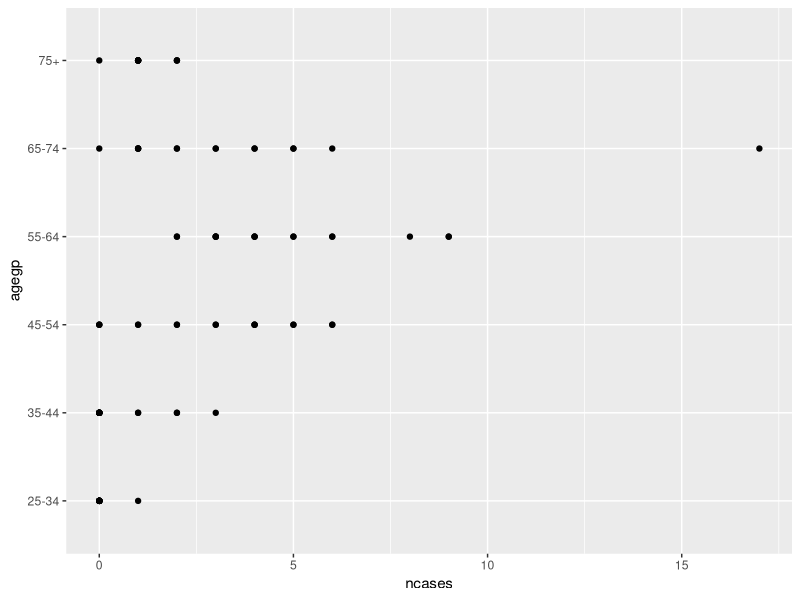
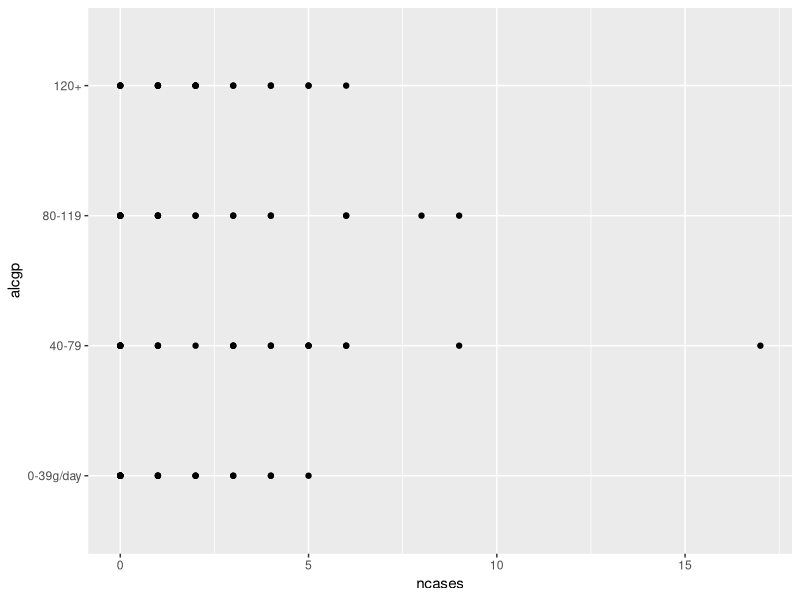
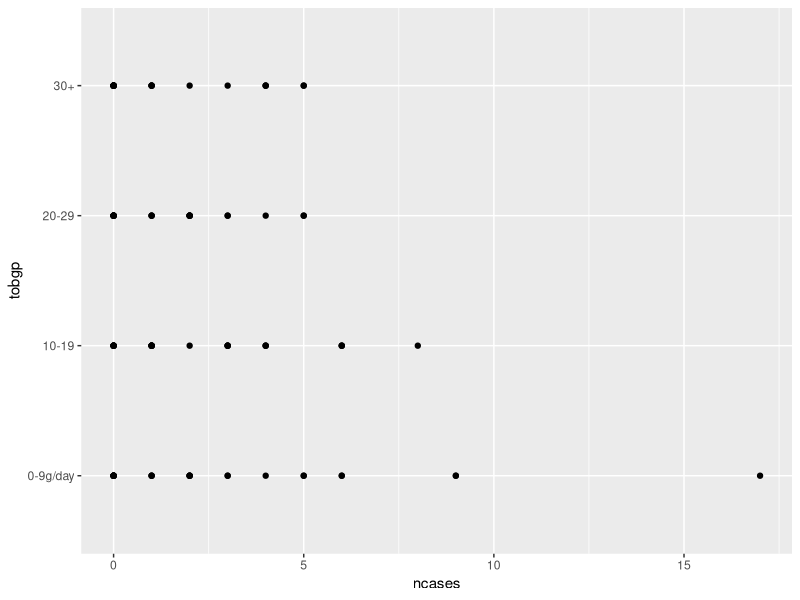
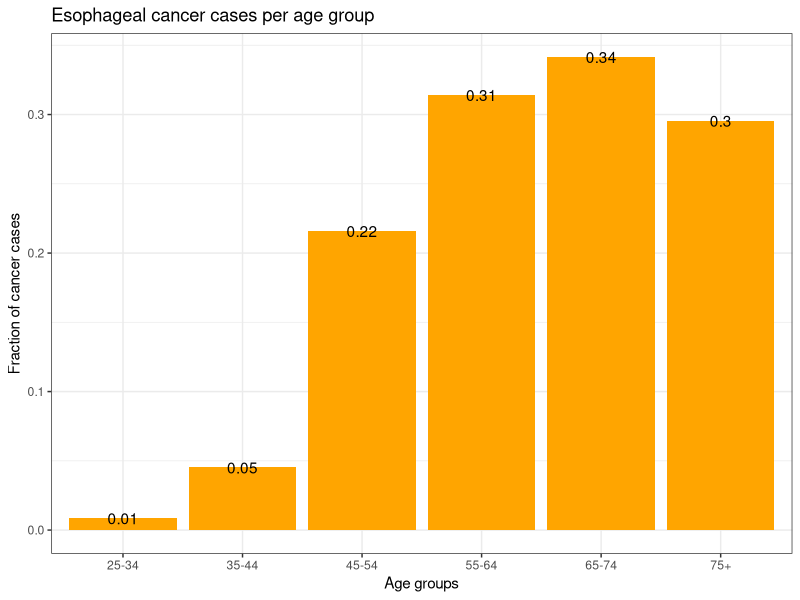
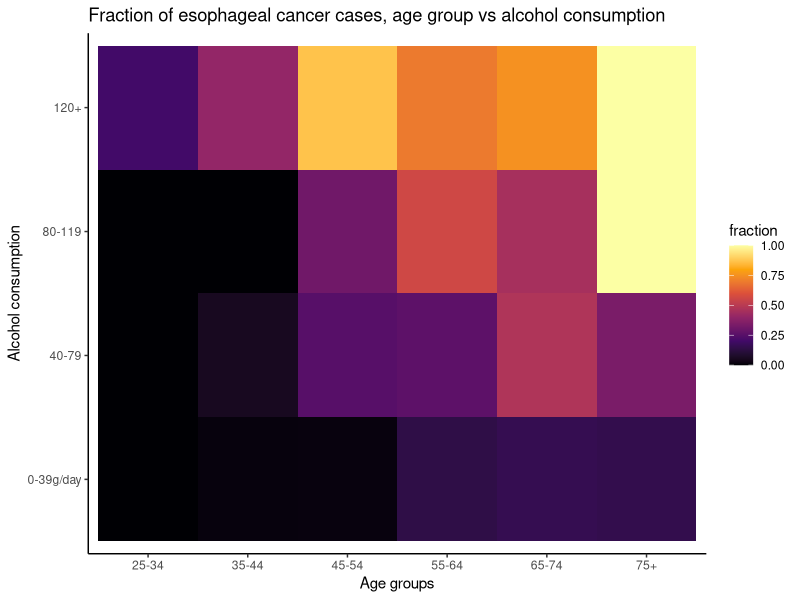
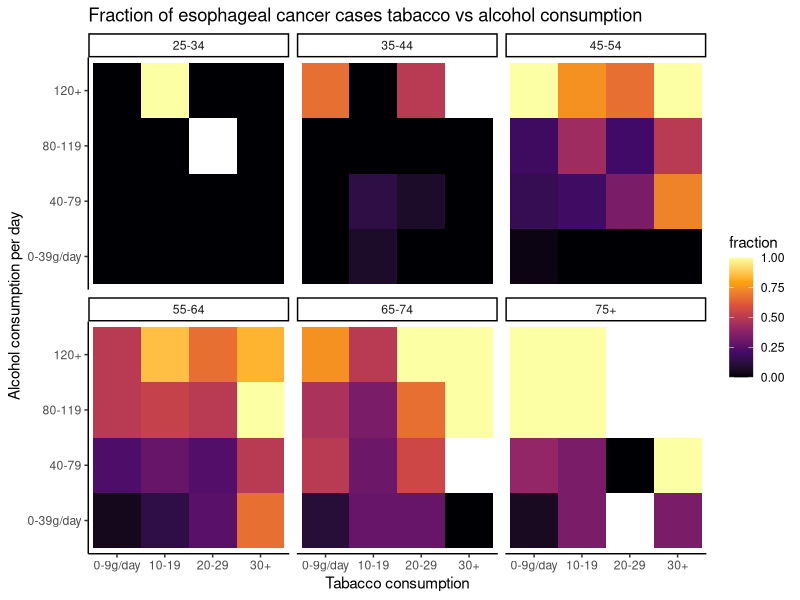
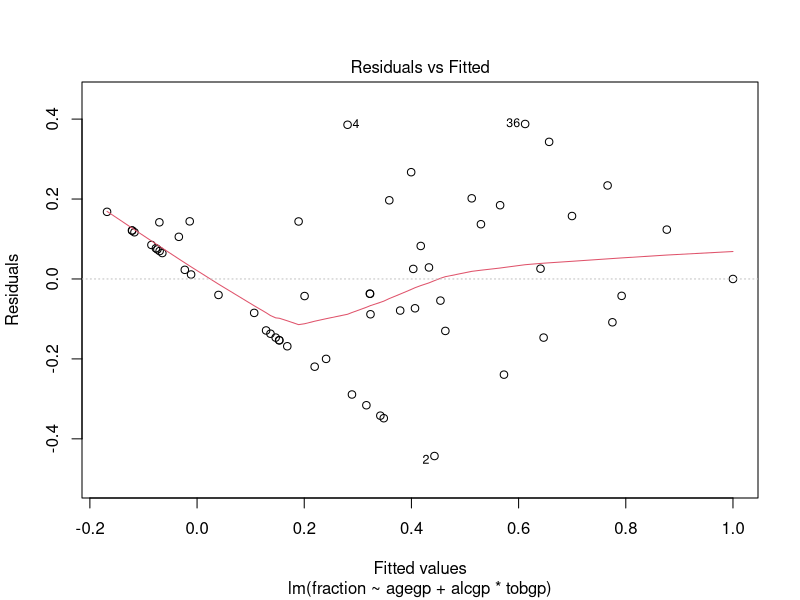
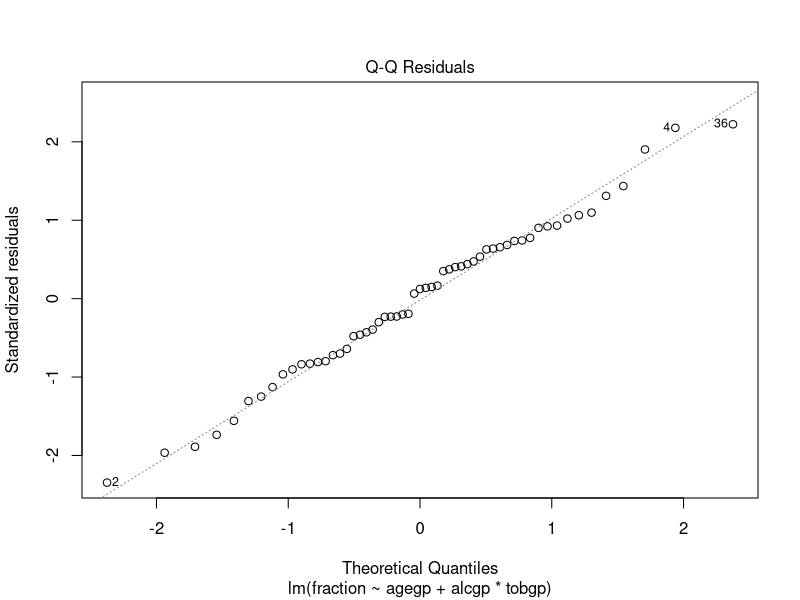

These figures' R source, in order:
## ---- chunk 1
knitr::opts_chunk$set(echo = TRUE, warning = FALSE, message = FALSE, error = TRUE)
## ---- chunk 2
5 + 10 
3 * 2
4 - 7
7 / 3 
4 ^ 2
## ---- chunk 3
a <- 5 + 10 
b <- 3 * 2
## ---- chunk 4
(a+b)^2*a
## ---- chunk 5
5 > 3
5 < 3
5 == 2
5 != 2
## ---- chunk 6
x <- "Machine Learning"
y <- "in Health"
## ---- chunk 7
x != y 
x == y
## ---- chunk 8
paste(x, y, sep = " ")
## ---- chunk 9
myvec <- c(1, 2, 2.3, 1.1, 6, 1) #assign a vector to a variable
myvec # prints the given variable
## ---- chunk 10
myvec[3] # selects the third element in myvec
myvec[c(1,3)] # selects the first and the third element in vev

## ---- chunk 11
1 %in% myvec # asks whether 1 is in myvec
1 == myvec # asks the same but for each element in myvec
## ---- chunk 12
myvec[1==myvec] # filter myvec for all values that are 1
myvec[myvec > 2] # filter myvec for all values that are > 2
## ---- chunk 13
which(myvec==1)
## ---- chunk 14
matrix(myvec, ncol = 1) # creates a matrix with one column out of myvec

matrix(myvec, ncol = 2) # creates a matrix with two columns sorted by columns

matrix(myvec, ncol = 2, byrow = TRUE) # creates a matrix with two columns sorted by rows

mymatrix <- matrix(myvec, ncol = 2, dimnames = list(c("A", "B", "D"), c("X", "Y"))) # creates a matrix with row and column names and assigns it to a variable called "mymatrix

mymatrix # prints the matrix
## ---- chunk 15
mymatrix <- matrix(myvec, ncol = 2, dimnames = list(c("A", "B", "D"), c("X", "Y")))

mymatrix[,2] # selects second column
mymatrix[1,] # selects first row
mymatrix[1,2] # selects element in first row and second column

mymatrix["A",] # selects row named "A"

## ---- chunk 16
mydf <- data.frame("age" = c(22, 16, 17, 12, 14), 
                   "sex" = c("f", "f", "m", "m", "f"), 
                   "some_binary_characterisation" = c(TRUE, FALSE, TRUE, TRUE, FALSE))

mydf

## ---- chunk 17
rownames(mydf) <- LETTERS[1:5] # sets rownames of mydf using the in-build vector LETTERS
# one could also rename the columns using the similar function colnames()

mydf
## ---- chunk 18

# all three methods will return the same column of mydf
mydf$age
mydf[,1]
mydf[,"age"]
## ---- chunk 19
mylist <- list("vector" = myvec, "matrix" = mymatrix, "dataframe" = mydf) # create a list with named elements
# renaming or naming afterwards is possible using the function names()
## ---- chunk 20
mylist[[2]] # select the second element in mylist
mylist[["matrix"]] # select the element named "matrix"
mylist$matrix  

# notice the difference when using a single square bracket
mylist[2]

## ---- chunk 21
# summarize.numerics is the name of the function
summarize.numerics <- function(data, # data is the input for our function
                               calc.mean = TRUE){ # calc.mean is an additional parameter with the default value TRUE
  # now lets define what should be done when calling the function in the function body
  
  if(calc.mean == TRUE){ # if calc.mean is TRUE the mean will be calculated
    # create a named vector that contains the results of mean, median and standard deviation calculation
      summary_vec <- c("mean" = mean(data), 
                       "median" = median(data), 
                       "sd" = sd(data))
  }else if(calc.mean == FALSE){ # if calc.mean is FALSE we do not calculate the mean
          summary_vec <- c("median" = median(data), 
                            "sd" = sd(data))
  }else{# if for some reasons no value is given to cal.mean then give a warning
    warning("no or wrong settings for calc.mean")
    # but also calculate everything
    summary_vec <- c("mean" = mean(data), 
                     "median" = median(data), 
                     "sd" = sd(data))
  }
  # return the result of our function
  return(summary_vec)
}
## ---- chunk 22
summarize.numerics(data = mydf$age)
summarize.numerics(data = mydf$age, calc.mean = FALSE)
summarize.numerics(data = mydf$age, calc.mean = " ")
## ---- chunk 23
if(!require(tidyverse)){ # asks whether the package tidyverse is not installed
    install.packages("tidyverse") # if not installed, install it now
}
library(tidyverse) # loads the package into your R environment

# loading a package is always necessary whenever starting a new R session
## ---- chunk 24
# classic way of doing several actions on your data
# nested functions are read from the inside to the outside
# one can use paragraphs and tabs to make nested functions more readable
summarize( # function to perform summarising functions on data
  group_by( # group data by some variables (sex and some_binary_characterisation)
    as.tibble(mydf), # make a tibble out of a data frame
    sex, some_binary_characterisation), # grouping variables of mydf
  how_many = n(), # summarizing function one (count rows for different groups)
  avg_age = mean(age) # summarizing function two (calculate the mean among the different groups)
  )

# can also be written like this: 
summarize(group_by(as.tibble(mydf), sex, some_binary_characterisation), how_many = n(), avg_age = mean(age))



# piping the same functions 
mydf %>% 
  as.tibble() %>% 
  group_by(sex, some_binary_characterisation) %>% 
  summarize(how_many = n(), 
            avg_age = mean(age))
  

# all of the functions used here (besides n() and mean()) are part of the tidyverse  

## ---- chunk 25
# empty environment 
rm(list = ls())
# empty RAM
gc()
## ---- chunk 26
data("esoph")
## ---- chunk 27
# are all base R functions
class(esoph)
dim(esoph)
colnames(esoph)

## ---- chunk 28
# prints the first 6 rows of our object
head(esoph)

# display the structure of our object
str(esoph)
# same as str() but from tidyverse, trys to show as much data as possible
glimpse(esoph)

# summarizes the values in each column (comes from tidyverse)
summary(esoph)

## ---- chunk 29
esoph %>% 
  # make a ggplot with number of cases on the x axis and the agegroups on the y axis
  ggplot(aes(x = ncases, y = agegp)) +
  # specify you want a dot plot
  geom_point()

esoph %>% 
  ggplot(aes(x = ncases, y = alcgp)) +
  geom_point()

esoph %>% 
  ggplot(aes(x = ncases, y = tobgp)) +
  geom_point()

## ---- chunk 30

esoph %>% 
  # group by age so we calculate the relative numbers for this group only
  group_by(agegp) %>% 
  # calculate the fraction of positive cases among all 
  summarize(fraction = sum(ncases)/(sum(ncontrols)+sum(ncases))) %>% 
  # do a ggplot
  ggplot(aes(x = agegp, y = fraction)) +
  # make a bar plot
  geom_bar(stat = "identity", fill = "orange") +
  # change the general theme of the plot
  theme_bw() +
  # change labels
  labs(title = "Esophageal cancer cases per age group", 
       x = "Age groups", 
       y = "Fraction of cancer cases") +
  # add the rounded fractions as text layer on top of the bar plot
  geom_text(aes(label = round(fraction, 2)))

## ---- chunk 31

esoph %>% 
  # calculate fractions for these two groups in combination
  group_by(agegp, alcgp) %>% 
  summarize(fraction = sum(ncases)/(sum(ncontrols)+sum(ncases))) %>% 
  ggplot() +
  # make a plot out of tiles, colourcode it with the fraction
  geom_tile(aes(x = agegp, y = alcgp, fill = fraction)) +
  # use this colouring shema
  scale_fill_viridis_c(option = "B") +
  labs(title = "Fraction of esophageal cancer cases, age group vs alcohol consumption", 
       x = "Age groups", 
       y = "Alcohol consumption") +
  # test another theme :)
  theme_classic()

## ---- chunk 32
esoph %>% 
  # calculate fraction for all three grouping parameter combinations
  group_by(agegp, tobgp, alcgp) %>% 
  mutate(fraction = sum(ncases)/(sum(ncontrols)+sum(ncases))) %>% 
  ggplot() +
  geom_tile(aes(x = tobgp, y = alcgp, fill = fraction)) +
  theme_classic() +
  scale_fill_viridis_c(option = "B") +
  labs(title = "Fraction of esophageal cancer cases tabacco vs alcohol consumption", 
       x = "Tabacco consumption", 
       y = "Alcohol consumption per day") +
  # we're missing the age information by now. So we make one heatmap for each age group
  facet_wrap(.~agegp)
## ---- chunk 33
esoph %>% 
  group_by(agegp, tobgp, alcgp) %>% 
  mutate(fraction = sum(ncases)/(sum(ncontrols)+sum(ncases))) %>% 
  ungroup() -> esoph
## ---- chunk 34
# set seed
set.seed(345)
# define rows of esoph that are used for training
Training <- sample(nrow(esoph), nrow(esoph)/3*2)
## ---- chunk 35
# predict fraction based on age
model_ag <- lm(fraction ~ agegp, data = esoph[Training,])
# predict fraction based on age and alcohol or tobacco
model_agal <- lm(fraction ~ agegp+alcgp, data = esoph[Training,])
model_agto <- lm(fraction ~ agegp+tobgp, data = esoph[Training,])
# predict fraction based on age and alcohol and tabacco consumption
model_full <- lm(fraction ~ agegp+alcgp*tobgp, data = esoph[Training,])

## ---- chunk 36
plot(model_full)
## ---- chunk 37
# select all rows but the Training ones
esoph[-Training,] %>% 
  # create new columns with the predicted values given each model
  add_column(age = predict(model_ag, esoph[-Training,]), 
             agal = predict(model_agal, esoph[-Training,]), 
             agto = predict(model_agto, esoph[-Training,]), 
             full = predict(model_full, esoph[-Training,])) -> Predictions



## ---- chunk 38
Predictions %>% 
  # create a long tibble with all predictions in one column and all different model types in another column
  pivot_longer(age:full, names_to="model_vars", values_to = "prediction") %>% 
  # group by each model 
  group_by(model_vars) %>% 
  # calculate different types of correlation between predicted and actual data + the p values indicating the significance of this correlation
  mutate(pearson.c = cor.test(fraction, prediction, method = "pearson")$estimate, 
         pearson.p =  cor.test(fraction, prediction, method = "pearson")$p.value, 
         spearman.c = cor.test(fraction, prediction, method = "spearman")$estimate, 
         spearman.p = cor.test(fraction, prediction, method = "spearman")$p.value) %>% 
  ggplot(aes(x = fraction, y = prediction)) +
  # add a diagonale line into our plot
  geom_abline(slope = 1, intercept = 0, color = "red") +
  # plot our data (fractions vs predictions)
  geom_point() +
  # add a smoothed fit line through the poibts
  geom_smooth() +
  # add the information about the correlations
  geom_text(aes(label = paste("PC =", round(pearson.c, 2), "/ p = ", round(pearson.p, 2), "; SC = ", round(spearman.c, 2), "/ p = ", round(spearman.p, 2), sep = " "), 
                x = .5, y = 1), check_overlap = TRUE) +
  # define a theme
  theme_bw() +
  # make one plot per model type
  facet_wrap(.~model_vars)
## ---- chunk 39
# sample the fractions randomly so they are not connected with the group parameters anymore
esoph$rn_frac <- sample(esoph$fraction)
## ---- chunk 40
rn_model_ag <- lm(rn_frac ~ agegp, data = esoph[Training,])
rn_model_agal <- lm(rn_frac ~ agegp+alcgp, data = esoph[Training,])
rn_model_agto <- lm(rn_frac ~ agegp+tobgp, data = esoph[Training,])
rn_model_full <- lm(rn_frac ~ agegp+alcgp*tobgp, data = esoph[Training,])

## ---- chunk 41
plot(rn_model_full)
## ---- chunk 42
esoph[-Training,] %>% 
  add_column(age = predict(rn_model_ag, esoph[-Training,]), 
             agal = predict(rn_model_agal, esoph[-Training,]), 
             agto = predict(rn_model_agto, esoph[-Training,]), 
             full = predict(rn_model_full, esoph[-Training,])) -> Randoms
## ---- chunk 43
Predictions %>% 
  pivot_longer(age:full, names_to="model_vars", values_to = "prediction",) %>%
  left_join(Randoms %>% 
              select(-rn_frac) %>% 
              pivot_longer(age:full, names_to = "model_vars", 
                           values_to = "random_prediction")) -> Preds_Rnds

## ---- chunk 44
Preds_Rnds %>% 
    group_by(model_vars) %>% 
    mutate(pearson.c = cor.test(fraction, prediction, method = "pearson")$estimate, 
           pearson.p =  cor.test(fraction, prediction, method = "pearson")$p.value, 
           spearman.c = cor.test(fraction, prediction, method = "spearman")$estimate, 
           spearman.p = cor.test(fraction, prediction, method = "spearman")$p.value, 
           rn_pearson.c = cor.test(fraction, random_prediction, method = "pearson")$estimate, 
           rn_pearson.p = cor.test(fraction, random_prediction, method = "pearson")$p.value, 
           rn_spearman.c = cor.test(fraction, random_prediction, method = "spearman")$estimate, 
           rn_spearman.p = cor.test(fraction, random_prediction, method = "spearman")$p.value, )  %>% 
  ggplot(aes(x = fraction, y = prediction)) +
  geom_abline(slope = 1, intercept = 0, color = "red") +
  geom_point() +
  geom_smooth() +
  geom_text(aes(label = paste("PC =", round(pearson.c, 2), "/ p = ", round(pearson.p, 2), "; SC = ", round(spearman.c, 2), "/ p = ", round(spearman.p, 2), sep = " "), 
                x = .5, y = 1), check_overlap = TRUE) +
  geom_point(aes(y = random_prediction), color = "grey") +
  geom_text(aes(label = paste("PC =", round(rn_pearson.c, 2), "/ p = ", round(rn_pearson.p, 2), "; SC = ", round(rn_spearman.c, 2), "/ p = ", round(rn_spearman.p, 2), sep = " "), 
                x = .5, y = .2), check_overlap = TRUE) +
  theme_bw() +
  facet_wrap(.~model_vars)
## ---- chunk 45
summary(model_full)
## ---- chunk 46
anova(model_full)
## ---- chunk 47

# our table containing predicted fractions and random based predicted fractions
Preds_Rnds %>% 
  # for each model
  group_by(model_vars) %>% 
  # do a u-test and put the p.value in our table
  summarise(u_test_p.value = wilcox.test(prediction, random_prediction, paired = FALSE)$p.value) %>% 
  # since we did multiple tests we need to correct for multiple testing 
  mutate(u_test_p.value.adjust = p.adjust(u_test_p.value, method = "bonferroni"))
## ---- chunk 48
kruskal.test(Preds_Rnds$prediction~Preds_Rnds$model_vars)

## ---- chunk 49
# write function that performs test on some variables
multi.test <- function(dist1, dist2, dt){
  
  dt %>% 
    summarise(p.value = wilcox.test(unlist(.[, dist1]), unlist(.[, dist2]), paired = FALSE)$p.value, 
              test.stat = wilcox.test(unlist(.[, dist1]), unlist(.[, dist2]), paired = FALSE)$statistic) %>% 
          # add column so we later know which distributions were compared with each other
      add_column(comparison = paste(sort(c(dist1, dist2)), collapse = "_")) -> test
  
  return(test)
    
}



# create named vector of column names of interest
Distributions <- c("age", "agal", "agto", "full")
names(Distributions) <- Distributions


# loop / apply multi.test through whole data frame
lapply(Distributions, function(dist1){
  lapply(Distributions[which(Distributions != dist1)], function(dist2, dt){
    test <- multi.test(dist1, dist2, dt) 
    return(test)
    
  }, Predictions) %>% 
    # output of lapply is a list, we want a table -> bind_rows()
    bind_rows()
}) %>%
  # same
  bind_rows() %>% 
  # filter table for unique values in comparison so we have each result once
  distinct(comparison, .keep_all = TRUE) %>% 
  # do multiple testing correction 
  mutate(p.value.adjust = p.adjust(p.value, method = "bonferroni"))
  

